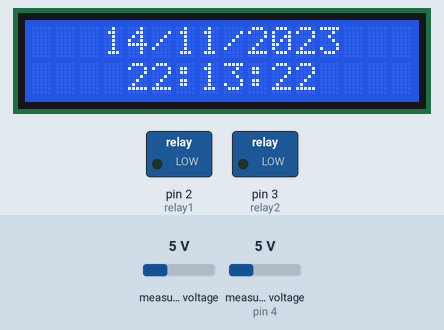
Simulated run of this sketch. Board: Arduino Uno, built with avr-gcc and run on an emulated ATmega328P. Parts: 16×2 character LCD, switched loads named in the sketch (green lamp = pin HIGH). Inputs (shaded band) come from the test bench; at power-on: measured voltage 5 V, measured voltage (sensor on pin 4) 5 V. The local clock reads 2024-03-15 10:24:30 at power-on unless the sketch sets it.

Above: at 5.3 s.
5.4 s: measured voltage (sensor 0) set to 7.7 V
At 13.2 s:
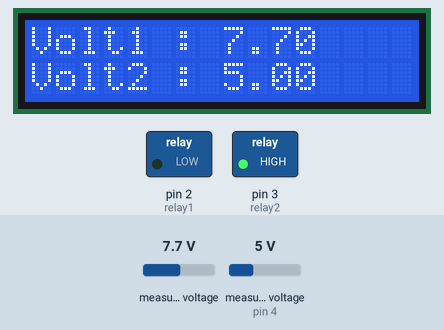
13.7 s: measured voltage (sensor 0) set to 8.2 V
At 16.7 s:
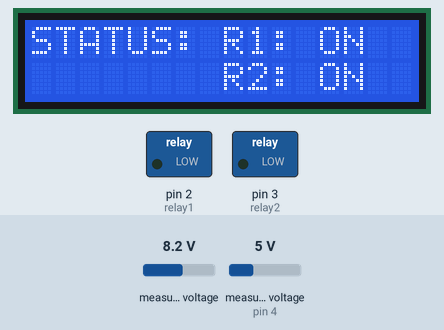
23.9 s: measured voltage (sensor on pin 4) set to 0.3 V
At 28.0 s:
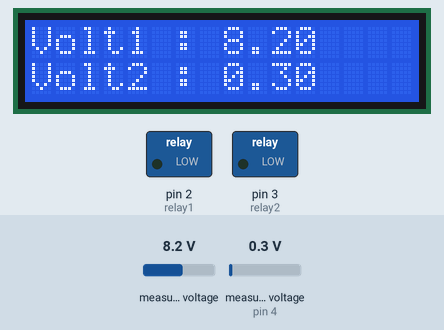
31.0 s: measured voltage (sensor on pin 4) set to 3.8 V
At 38.7 s:
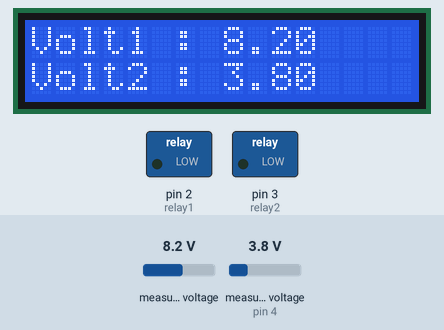
41.1 s: measured voltage (sensor 0) set to 0.3 V
At 47.5 s:
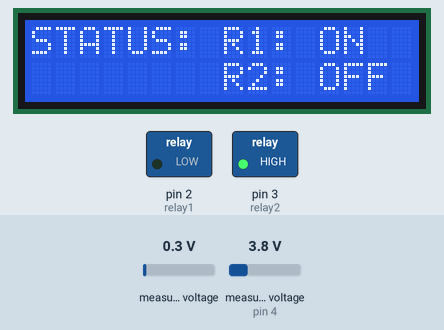
51.2 s: measured voltage (sensor on pin 4) set to 7.5 V
At 58.8 s:
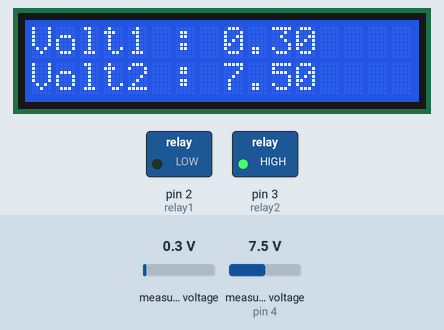
Timing chart, 0 to 60.3 s (numbered marks = the images above; inputs shaded):
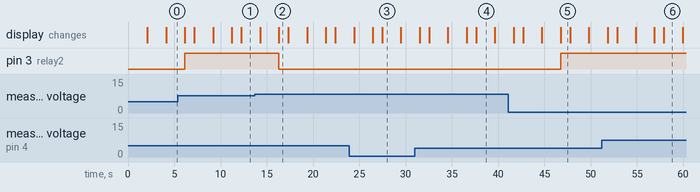

The sketch:

SCC_ARDUINO.ino
```cpp
#include <Wire.h>
#include <LiquidCrystal_I2C.h>
#include <INA219.h>
#include "RTClib.h"

LiquidCrystal_I2C lcd(0x27, 16, 2);
INA219 ina1(0x40);
INA219 ina2(0x44);
RTC_DS3231 rtc;

float volt1, volt2;
int tanggal, bulan, tahun, jam, menit, detik;

const int relay1 = 2;
const int relay2 = 3;

void setup() {
  pinMode(relay1,OUTPUT);
  pinMode(relay2,OUTPUT);
  Serial.begin(9600);
  lcd.begin();
  lcd.backlight();
  lcd.setCursor(2,0);
  lcd.print("SOLAR CHARGE");
  lcd.setCursor(3,1);
  lcd.print("CONTROLLER");
  delay(2000);
  if (! rtc.begin()) {
    Serial.println("RTC Tidak Ditemukan");
    Serial.flush();
    abort();
  }
  rtc.adjust(DateTime(F(__DATE__), F(__TIME__)));
  ina1.begin();
  ina2.begin();

  lcd.clear();
  lcd.setCursor(7,0);
  lcd.print("GET");
  lcd.setCursor(5,1);
  lcd.print("STARTED");
  delay(2000);
}

void loop() {
  lcd.clear();
  readDateTime();
  readVolt();
  delay(2000);
  lcd.clear();
  cekStatus();
  delay(1000);
  lcd.clear();
  lcd.setCursor(0,0);
  lcd.print("Volt1 : ");
  lcd.print(volt1);
  lcd.setCursor(0,1);
  lcd.print("Volt2 : ");
  lcd.print(volt2);
  delay(2000);
}

void readVolt(){
  volt1 = ina1.busVoltage();
  volt2 = ina2.busVoltage();
}

void readDateTime(){
  DateTime now = rtc.now();
  tanggal = now.day();
  bulan   = now.month();
  tahun   = now.year();
  jam     = now.hour();
  menit   = now.minute();
  detik   = now.second();
  lcd.setCursor(3,0);
  lcd.print(String()+tanggal+"/"+bulan+"/"+tahun);
  lcd.setCursor(4,1);
  lcd.print(String()+jam+":"+menit+":"+detik);
}

void cekStatus(){
  lcd.print("STATUS:");
  if ((jam >= 6 && jam <= 18)){
    r1("OFF");
    digitalWrite(relay1,HIGH);
  }
  else{
    r1("ON");
    digitalWrite(relay1,LOW);
  }
  if(volt1 < 8.0){
    r2("OFF");
    digitalWrite(relay2,HIGH);
  }
  else{
    r2("ON");
    digitalWrite(relay2,LOW);
  }
}

void r1(String statusR1){
  lcd.setCursor(8,0);
  lcd.print("R1: ");
  lcd.print(statusR1);
}

void r2(String statusR2){
  lcd.setCursor(8,1);
  lcd.print("R2: ");
  lcd.print(statusR2);
}
```

Measured:
- the behaviour switches between 7.9 and 8 V on measured voltage (sensor 0) (found by bisection; images 1 and 2)
- after the input at 13.7 s, pin 3 (relay2): HIGH → LOW after 2.6 s; the display: first differs from a run without the input after 2.6 s (image 2)
- after the input at 41.1 s, pin 3 (relay2): LOW → HIGH after 5.6 s; the display: first differs from a run without the input after 5.6 s (image 5)
- what the display in image 2 shows lasts 1.0 s, from 16.3 s to 17.3 s
- what the display in image 3 shows lasts 2.0 s, from 27.5 s to 29.5 s
